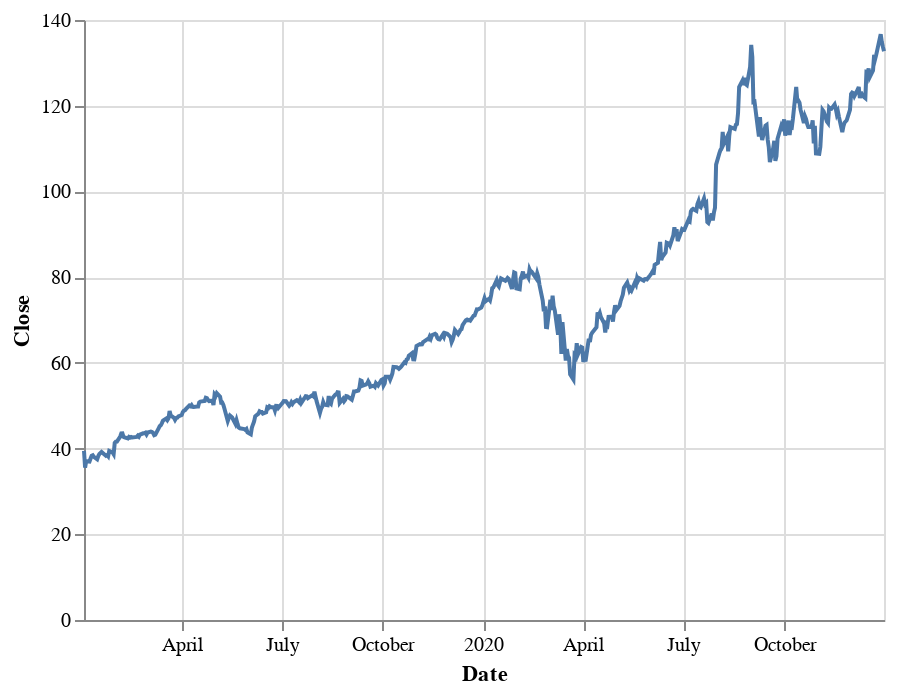

Write notebook code for a chart like this one.
### Markdown cell above
I have only included the date, close, volume, and symbol columns. Let’s first create a basic line plot of Apple stock prices.

### Code cell
(alt.
  Chart(stocks[stocks.Symbol == 'AAPL']).
  mark_line().
  encode(x='Date', y='Close'))

### Figure 1 — Vega-Lite specification as saved in the notebook (floating-point values rounded to 4 significant figures; data arrays with more than 128 entries replaced by an {"elided": "..."} marker saying what was removed)
{"config": {"view": {"continuousWidth": 400, "continuousHeight": 300}}, "data": {"name": "data-f96f1400a4f14050d3e6ca9b46359882"}, "mark": "line", "encoding": {"x": {"type": "temporal", "field": "Date"}, "y": {"type": "quantitative", "field": "Close"}}, "$schema": "https://vega.github.io/schema/vega-lite/v4.8.1.json", "datasets": {"data-f96f1400a4f14050d3e6ca9b46359882": {"elided": "505 records"}}}
